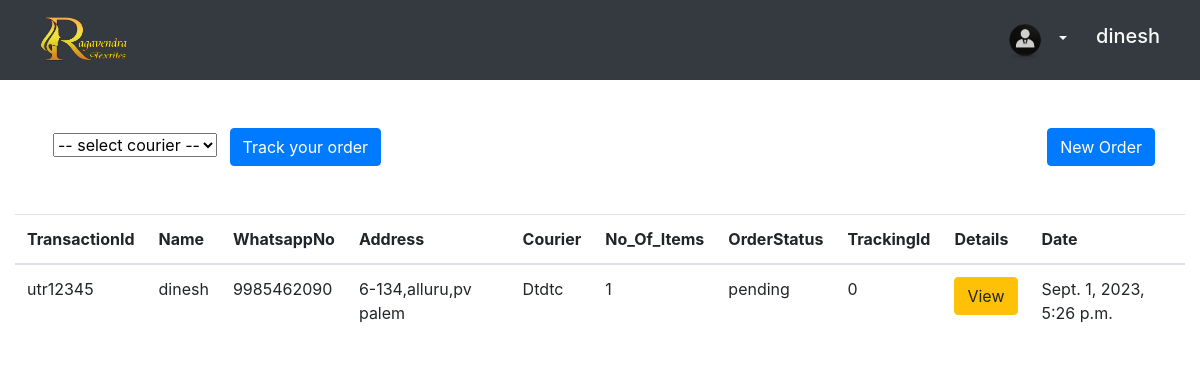
/orders/ (signed in), run on the app's committed database.
### ragavendra_store/models.py (models this page shows, shortened)
class Orders(models.Model):
    OrderID = models.AutoField(primary_key=True)
    Name  = models.CharField(max_length=30,null=True, blank=True)
    WhatsappNo = models.BigIntegerField(null=True, blank=True)
    ContactNo = models.BigIntegerField(null=True, blank=True)
    Dono = models.CharField(max_length=250, blank=False,default="")
    LandMark = models.CharField(max_length=250, blank=False,default="")
    Area_name = models.CharField(max_length=255,null=True, blank=True,default="")
    Village = models.CharField(max_length=255,null=True, blank=True,default="")
    Mandal = models.CharField(max_length=255,null=True, blank=True,default="")
    District = models.CharField(max_length=255,null=True, blank=True,default="")
    State = models.CharField(max_length=255,null=True, blank=True,default="")
    Postal_code = models.CharField(max_length=10,null=True, blank=True,default="")
    Courier = models.CharField(max_length=30, blank=False)
    TransactionId = models.CharField(max_length=25,default=0,null=True, blank=True)
    TrackingId = models.CharField(max_length=10,default=0,null=True, blank=True)
    No_Of_Items = models.IntegerField(null=True, blank=True)
    item_color = models.CharField(max_length=10,null=True, blank=True)
    item_size = models.CharField(max_length=10,null=True, blank=True)
    file = models.FileField()
    STATUS_CHOICES = (
        ('Pending', 'Pending'),
        ('Approved', 'Approved'),
        ('Rejected', 'Rejected'),
        ('Production', 'Production'),
        ('Out of Delivery', 'Out of Delivery'),
        ('completed', 'completed'),
    )
    OrderStatus = models.CharField(max_length=20, choices=STATUS_CHOICES, default='pending')
    Date = models.DateTimeField(default=datetime.now())
    user = models.ForeignKey(User, on_delete=models.CASCADE, default=1)

### ragavendra_store/views.py (the view, shortened to what this page needs)
# urls.py: path('orders/',orders, name='orders'),
@login_required
def orders(request):
    tracking_id = ''
    unique_orders = []
    orders_list = Orders.objects.filter(user=request.user).values_list('TransactionId', flat=True).distinct()
    for transaction_id in orders_list:
        order = Orders.objects.filter(user=request.user, TransactionId=transaction_id).first()
        unique_orders.append(order)
    view_orders_list = Orders.objects.all()
    oUser_INFO = User_info.objects.filter(userid = request.user.id)
    oUser = User_info.objects.filter(userid = request.user.id).first()
    profile_data = User_info.objects.filter(userid=request.user.id).values()
    profile_json = json.dumps(list(profile_data))
    return render(request ,"static_pages/orders.html" ,{"orders_list":unique_orders,"view_orders_list":view_orders_list,'profile':oUser_INFO,"profile_json": profile_json,'active_user':oUser})

### templates/static_pages/orders.html (shortened to what this page needs)
{% extends 'static_pages/base.html' %}
{% load static %}
{% block content %}
  <nav class="navbar navbar-expand-lg navbar-dark bg-dark">
    <div class="container-fluid px-2 px-md-4">
        <div class="navbar-brand">
          <img src="{% static 'images/logo-removebg-preview.png'%}" alt="" height="50" width="90">
        </div>
        <div class="d-flex align-items-center">
            <div class="dropdown mr-3">
                <button class="btn btn-transparent text-light dropdown-toggle" type="button" id="dropdownMenuButton" data-toggle="dropdown" aria-haspopup="true" aria-expanded="false">
                    <img src="{% static 'images/profile-icon.png' %}" class="profile-img" alt="IMG">
                </button>
            </div>
            <h5 class="text-light">{{ request.user.first_name }}</h5>
        </div>
    </div>
</nav>
   <div class="container d-flex" style="display: flex;justify-content: space-between;align-items: center;">
    <diV>
    <div >
      <select name="courier" id="courier" class="mx-2 ">
        <option value="" selected> -- select courier -- </option>
      </select>
      <button class="btn btn-primary " onclick="SelectedOption()">Track your order</button>
    </div>
  </diV>
    <div class="d-flex justify-content-end mt-5 mb-5 ">
        <button class="btn btn-primary" data-toggle="modal" data-target="#staticBackdrop">New Order</button>
    </div>
  </div>
  <div class="container-fluid">
    <div class="table-responsive">
        <table class="table table-hover">
            <thead>
                <tr>
                    <th scope="col">TransactionId</th>
                    <th scope="col">Name</th>
                    <th scope="col">WhatsappNo</th>
                    <th scope="col">Address</th>
                    <th scope="col">Courier</th>
                    <th scope="col">No_Of_Items</th>
                    <th scope="col">OrderStatus</th>
                    <th scope="col">TrackingId</th>
                    <th scope="col">Details</th>
                    <th scope="col">Date</th>
                </tr>
            </thead>
            <tbody>
                {% for item in orders_list %}
                    <tr>
                        <td>{{ item.TransactionId }}</td>
                        <td>{{ item.Name }}</td>
                        <td>{{ item.WhatsappNo }}</td>
                        <td>{{ item.Dono }},{{ item.Village }},{{ item.Mandal }}</td>
                        <td>{{ item.Courier }}</td>
                        <td>{{ item.No_Of_Items }}</td>
                        <td>{{ item.OrderStatus }}</td>
                        <td>{{ item.TrackingId }}</td>
                        <td>
                            <button class="btn btn-warning" data-toggle="modal" data-target="#viemyorders{{ item.TransactionId }}">View</button>
                        </td>
                        <td>{{ item.Date }}</td>
                    </tr>
                {% endfor %}
            </tbody>
        </table>
    </div>
</div>
{% endblock %}

### static_files/css/main.css (style rules this page uses)
* { margin: 0px; padding: 0px; box-sizing: border-box; }
body, html { height: 100%; font-family: Poppins-Regular, sans-serif; }
h1,h2,h3,h4,h5,h6 { margin: 0px; }
button { outline: none !important; border: none; background: transparent; }

### data on the page
Orders: TransactionId "utr12345", Name "dinesh", WhatsappNo "9985462090", Dono "6-134", Village "alluru", Mandal "pv palem", Courier "Dtdtc", No_Of_Items "1", OrderStatus "pending", TrackingId "0", Date "Sept. 1, 2023, 5:26 p.m."

### other printed values
{{ request.user.first_name }} "dinesh"
